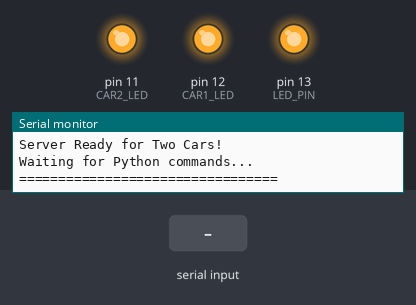
Recording of a sketch running on a simulated Arduino Uno, built with avr-gcc and run on an emulated ATmega328P. Parts: output pins drawn as LEDs (lit = HIGH), the last lines printed to the serial monitor. Inputs (shaded band) come from the test bench. No radio packets arrive unless stated.

Above: at 0.4 s.
At 2.7 s:
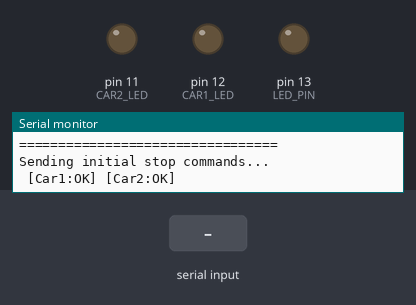
2.8 s: "C1\n" received over Serial
4.3 s: "90,45,200\n" received over Serial
5.8 s: "90,45\n" received over Serial
Timing chart, 0 to 8.8 s (numbered marks = the images above; inputs shaded):
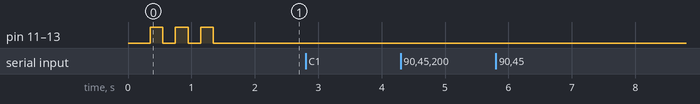

The sketch:

Uno_code_final_multi.ino
```cpp
// Arduino Uno Server Code - Controls Two Cars
// Receives commands from Python and forwards to both cars via nRF24L01

#include <SPI.h>
#include <nRF24L01.h>
#include <RF24.h>

// nRF24L01 Configuration
RF24 radio(9, 10); // CE, CSN pins

// Different addresses for each car
const byte address1[6] = "00001"; // Car 1 address
const byte address2[6] = "00002"; // Car 2 address

// Variables for command parsing
String inputString = "";
boolean stringComplete = false;

// Control values for each car
int car1Speed = 0;
int car1Angle = 0;
int car2Speed = 0;
int car2Angle = 0;

// LED indicators
const int LED_PIN = 13;
const int CAR1_LED = 12; // Optional: separate LED for Car 1 activity
const int CAR2_LED = 11; // Optional: separate LED for Car 2 activity

unsigned long lastDataTime = 0;
const unsigned long TIMEOUT = 1000; // 1 second timeout

// Data structure to send
struct DataPacket {
  int speed;
  int angle;
};

DataPacket dataToSend;

void setup() {
  // Initialize serial communication with computer (Python)
  Serial.begin(9600);
  Serial.println("=================================");
  Serial.println("Two-Car Controller Server");
  Serial.println("=================================");

  // Initialize nRF24L01
  Serial.print("Initializing nRF24L01...");
  if (!radio.begin()) {
    Serial.println(" FAILED!");
    Serial.println("ERROR: nRF24L01 not responding!");
    Serial.println("Check wiring: CE->9, CSN->10, SCK->13, MOSI->11, MISO->12");
    Serial.println("Check: 3.3V power (NOT 5V!)");
    while (1) {
      digitalWrite(LED_PIN, HIGH);
      delay(100);
      digitalWrite(LED_PIN, LOW);
      delay(100);
    }
  }
  Serial.println(" SUCCESS!");

  // Configure radio
  radio.setPALevel(RF24_PA_HIGH);
  radio.setDataRate(RF24_250KBPS);
  radio.setRetries(5, 15);
  radio.stopListening(); // This is the transmitter

  // Setup LED indicators
  pinMode(LED_PIN, OUTPUT);
  pinMode(CAR1_LED, OUTPUT);
  pinMode(CAR2_LED, OUTPUT);

  // Print configuration
  Serial.println("nRF24L01 Configuration:");
  Serial.println(" - Mode: Transmitter");
  Serial.println(" - Power: HIGH");
  Serial.println(" - Data Rate: 250 KBPS");
  Serial.println(" - Car 1 Address: 00001");
  Serial.println(" - Car 2 Address: 00002");
  Serial.println("=================================");
  Serial.println("Server Ready for Two Cars!");
  Serial.println("Waiting for Python commands...");
  Serial.println("=================================");

  // Blink LEDs to indicate ready
  for(int i = 0; i < 3; i++) {
    digitalWrite(LED_PIN, HIGH);
    digitalWrite(CAR1_LED, HIGH);
    digitalWrite(CAR2_LED, HIGH);
    delay(200);
    digitalWrite(LED_PIN, LOW);
    digitalWrite(CAR1_LED, LOW);
    digitalWrite(CAR2_LED, LOW);
    delay(200);
  }

  // Send initial stop commands to both cars
  Serial.println("Sending initial stop commands...");
  sendToCar1(0, 0);
  sendToCar2(0, 0);
}

void loop() {
  // Check for incoming data from Python
  while (Serial.available()) {
    char inChar = (char)Serial.read();
    inputString += inChar;

    // Check if we received a complete command (ends with newline)
    if (inChar == '\n') {
      stringComplete = true;
    }
  }

  // Process complete command
  if (stringComplete) {
    processCommand();
    inputString = "";
    stringComplete = false;
  }

  // Safety timeout - stop both cars if no data received for 1 second
  if (millis() - lastDataTime > TIMEOUT && (car1Speed > 0 || car2Speed > 0)) {
    Serial.println("Timeout - Stopping both cars");
    sendToCar1(0, 0);
    sendToCar2(0, 0);
    car1Speed = 0;
    car1Angle = 0;
    car2Speed = 0;
    car2Angle = 0;
    digitalWrite(LED_PIN, LOW);
    digitalWrite(CAR1_LED, LOW);
    digitalWrite(CAR2_LED, LOW);
  }
}

void processCommand() {
  // Debug: Show received command
  Serial.print("Received: '");
  Serial.print(inputString);
  Serial.println("'");

  // Parse command format: C1S<speed>A<angle>C2S<speed>A<angle>
  // Example: C1S50A-20C2S75A10

  int c1Index = inputString.indexOf("C1");
  int c2Index = inputString.indexOf("C2");

  if (c1Index != -1) {
    // Parse Car 1 command
    int c1SpeedIndex = inputString.indexOf('S', c1Index);
    int c1AngleIndex = inputString.indexOf('A', c1Index);

    if (c1SpeedIndex != -1 && c1AngleIndex != -1) {
      String speedStr = inputString.substring(c1SpeedIndex + 1, c1AngleIndex);
      car1Speed = speedStr.toInt();

      // Find end of Car 1 angle (either at C2 or end of string)
      int c1AngleEnd = (c2Index != -1) ? c2Index : inputString.length();
      String angleStr = inputString.substring(c1AngleIndex + 1, c1AngleEnd);
      car1Angle = angleStr.toInt();

      // Validate values
      car1Speed = constrain(car1Speed, 0, 100);
      car1Angle = constrain(car1Angle, -45, 45);

      Serial.print("Car 1: Speed=");
      Serial.print(car1Speed);
      Serial.print("% Angle=");
      Serial.print(car1Angle);
      Serial.print("° ");

      // Send to Car 1
      sendToCar1(car1Speed, car1Angle);
    }
  }

  if (c2Index != -1) {
    // Parse Car 2 command
    int c2SpeedIndex = inputString.indexOf('S', c2Index);
    int c2AngleIndex = inputString.indexOf('A', c2Index);

    if (c2SpeedIndex != -1 && c2AngleIndex != -1) {
      String speedStr = inputString.substring(c2SpeedIndex + 1, c2AngleIndex);
      car2Speed = speedStr.toInt();

      String angleStr = inputString.substring(c2AngleIndex + 1);
      car2Angle = angleStr.toInt();

      // Validate values
      car2Speed = constrain(car2Speed, 0, 100);
      car2Angle = constrain(car2Angle, -45, 45);

      Serial.print("Car 2: Speed=");
      Serial.print(car2Speed);
      Serial.print("% Angle=");
      Serial.print(car2Angle);
      Serial.print("°");

      // Send to Car 2
      sendToCar2(car2Speed, car2Angle);
    }
  }

  Serial.println();

  // Update LEDs
  digitalWrite(LED_PIN, (car1Speed > 0 || car2Speed > 0) ? HIGH : LOW);
  digitalWrite(CAR1_LED, car1Speed > 0 ? HIGH : LOW);
  digitalWrite(CAR2_LED, car2Speed > 0 ? HIGH : LOW);

  // Update last data time
  lastDataTime = millis();
}

void sendToCar1(int speed, int angle) {
  // Switch to Car 1 address
  radio.openWritingPipe(address1);

  // Prepare data
  dataToSend.speed = speed;
  dataToSend.angle = angle;

  // Send data
  bool result = radio.write(&dataToSend, sizeof(dataToSend));

  if (result) {
    Serial.print(" [Car1:OK]");
  } else {
    Serial.print(" [Car1:FAIL]");
  }
}

void sendToCar2(int speed, int angle) {
  // Switch to Car 2 address
  radio.openWritingPipe(address2);

  // Prepare data
  dataToSend.speed = speed;
  dataToSend.angle = angle;

  // Send data
  bool result = radio.write(&dataToSend, sizeof(dataToSend));

  if (result) {
    Serial.print(" [Car2:OK]");
  } else {
    Serial.print(" [Car2:FAIL]");
  }
}
```
